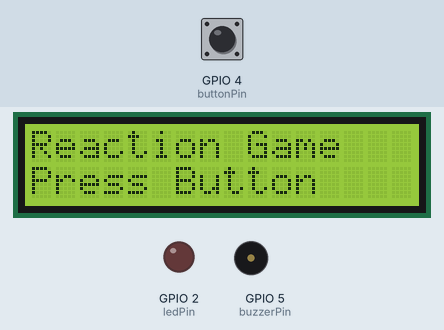
A sketch run on a simulated ESP32. On the bench: 16×2 character LCD, output pins drawn as LEDs (lit = HIGH), buzzer (waves = sounding). The test bench sets the inputs (shaded band); at power-on: GPIO 4 (buttonPin) HIGH. What the sketch prints to the serial monitor is not drawn.

Above: at 1.2 s.
1.3 s: GPIO 4 (buttonPin) pulled LOW for 0.15 s
At 2.4 s:
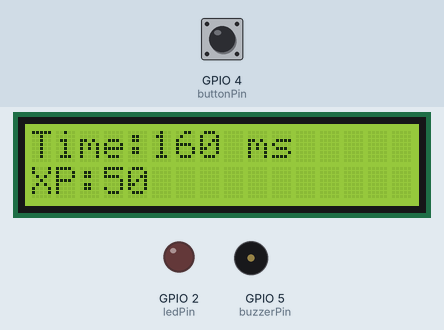
4.4 s: GPIO 4 (buttonPin) pulled LOW for 1 s
At 8.1 s:
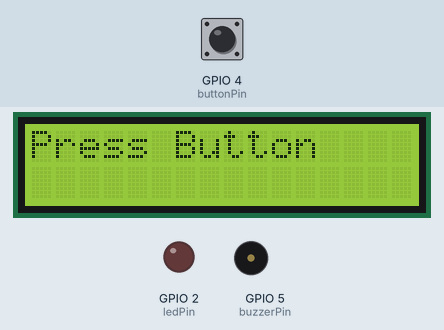
8.4 s: GPIO 4 (buttonPin) pulled LOW for 0.15 s
At 9.7 s:
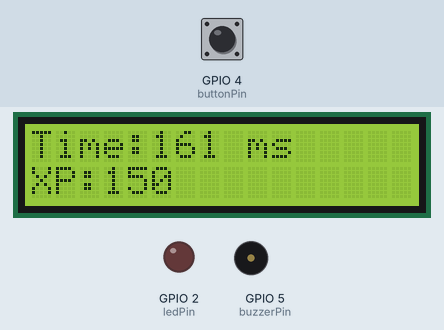
11.5 s: GPIO 4 (buttonPin) pulled LOW for 1 s
At 13.1 s:
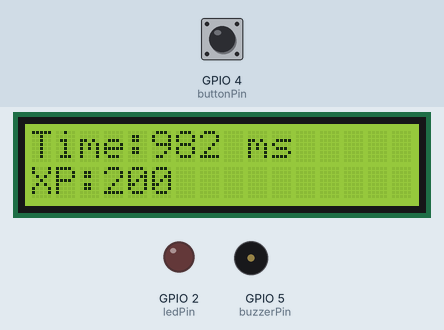
Timing chart, 0 to 14.6 s (numbered marks = the images above; inputs shaded):
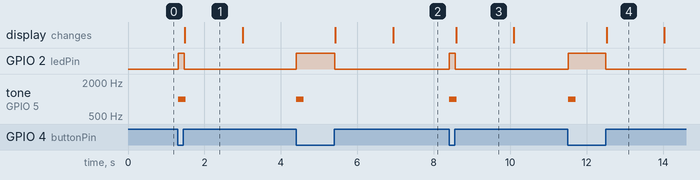

Measured:
- after the input at 1.3 s, GPIO 2 (ledPin): LOW → HIGH at once, → LOW 0.16 s later; tone on GPIO 5 (buzzerPin): silent → 1000 Hz at once, → silent 0.20 s later; the display: changes after 0.19 s (image 1)
- after the input at 4.4 s, GPIO 2 (ledPin): LOW → HIGH at once, → LOW 1.0 s later; tone on GPIO 5 (buzzerPin): silent → 1000 Hz at once, → silent 0.20 s later; the display: first changes after 1.0 s (image 2 shows a later state)
- after the input at 8.4 s, GPIO 2 (ledPin): LOW → HIGH at once, → LOW 0.16 s later; tone on GPIO 5 (buzzerPin): silent → 1000 Hz at once, → silent 0.20 s later; the display: changes after 0.18 s (image 3)
- after the input at 11.5 s, GPIO 2 (ledPin): LOW → HIGH at once, → LOW 0.98 s later; tone on GPIO 5 (buzzerPin): silent → 1000 Hz at once, → silent 0.20 s later; the display: changes after 1.0 s (image 4)
- what the display in image 1 shows lasts 1.5 s, from 1.5 s to 3.0 s

The sketch:

sketch.ino
```cpp
#include <Wire.h>
#include <LiquidCrystal_I2C.h>

const int ledPin = 2;
const int buttonPin = 4;
const int buzzerPin = 5;

bool ledOn = false;
bool lastButtonState = HIGH;

int XP = 0;
unsigned long startTime = 0;
unsigned long reactionTime = 0;

LiquidCrystal_I2C lcd(0x27, 16, 2);

void setup() {
  pinMode(ledPin, OUTPUT);
  pinMode(buttonPin, INPUT_PULLUP);
  pinMode(buzzerPin, OUTPUT);

  Serial.begin(115200);
  Wire.begin(21, 22);

  lcd.init();
  lcd.backlight();
  lcd.setCursor(0,0);
  lcd.print("Reaction Game");
  lcd.setCursor(0,1);
  lcd.print("Press Button");
}

void loop() {
  bool currentButtonState = digitalRead(buttonPin);

  //  BUTTON PRESSED (HIGH → LOW)
  if (lastButtonState == HIGH && currentButtonState == LOW && !ledOn) {
    digitalWrite(ledPin, HIGH);
    tone(buzzerPin, 1000, 200);
    startTime = millis();
    ledOn = true;
  }

  // BUTTON RELEASED (LOW → HIGH)
  if (lastButtonState == LOW && currentButtonState == HIGH && ledOn) {
    reactionTime = millis() - startTime;

    digitalWrite(ledPin, LOW);
    ledOn = false;

    addXP(50);

    lcd.clear();
    lcd.setCursor(0,0);
    lcd.print("Time:");
    lcd.print(reactionTime);
    lcd.print(" ms");

    lcd.setCursor(0,1);
    lcd.print("XP:");
    lcd.print(XP);

    Serial.print("Reaction Time: ");
    Serial.println(reactionTime);

    delay(1500);
    lcd.clear();
    lcd.print("Press Button");
  }

  lastButtonState = currentButtonState;
  delay(20); // debounce
}

void addXP(int value) {
  XP += value;
  Serial.print("XP = ");
  Serial.println(XP);
}
```
